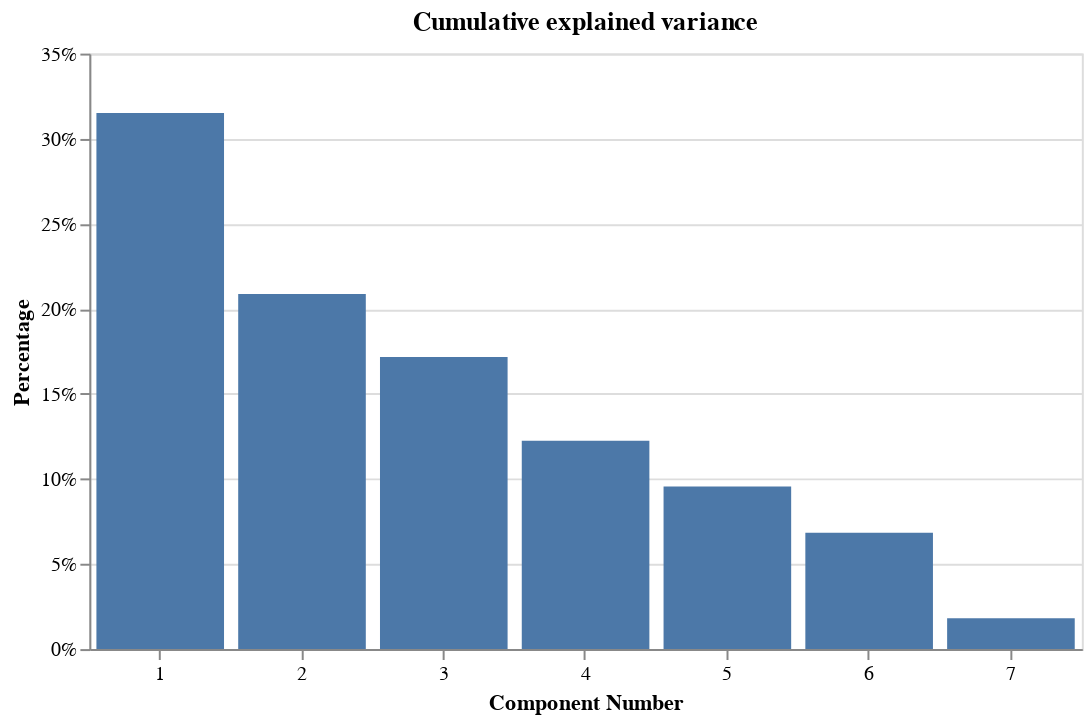

Source (notebook cell):
### Code cell
base = alt.Chart(data_plot).encode().properties(
    title='Cumulative explained variance'
).properties(width=500)

plot = base.mark_bar().encode(
    x=alt.X('Component Number:N', axis=alt.Axis(labelAngle=0)),
    y=alt.Y('Cumulative explained variance:Q', axis=alt.Axis(format='%', title='Percentage')),
    tooltip=[alt.Tooltip('Cumulative explained variance', format='.0%')]
)

plot

### Figure 1 — Vega-Lite specification as saved in the notebook (floating-point values rounded to 4 significant figures)
{"config": {"view": {"continuousWidth": 400, "continuousHeight": 300}}, "data": {"name": "data-24ce3b012bdb16ff5ea50cc5d6bfda75"}, "mark": "bar", "encoding": {"tooltip": [{"type": "quantitative", "field": "Cumulative explained variance", "format": ".0%"}], "x": {"type": "nominal", "axis": {"labelAngle": 0}, "field": "Component Number"}, "y": {"type": "quantitative", "axis": {"format": "%", "title": "Percentage"}, "field": "Cumulative explained variance"}}, "title": "Cumulative explained variance", "width": 500, "$schema": "https://vega.github.io/schema/vega-lite/v4.8.1.json", "datasets": {"data-24ce3b012bdb16ff5ea50cc5d6bfda75": [{"Component Number": 1, "Cumulative explained variance": 0.3151}, {"Component Number": 2, "Cumulative explained variance": 0.2087}, {"Component Number": 3, "Cumulative explained variance": 0.1716}, {"Component Number": 4, "Cumulative explained variance": 0.1225}, {"Component Number": 5, "Cumulative explained variance": 0.09563}, {"Component Number": 6, "Cumulative explained variance": 0.06838}, {"Component Number": 7, "Cumulative explained variance": 0.01806}]}}
